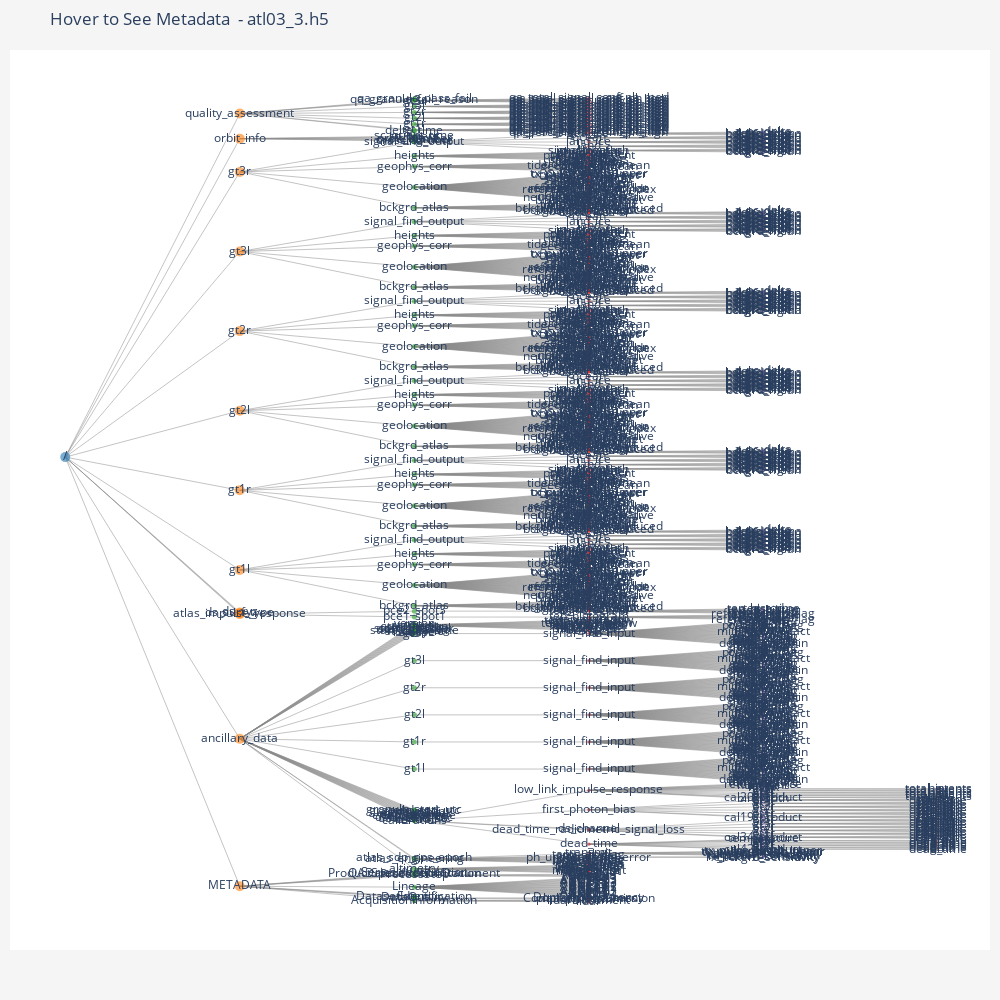

Source (notebook cell):
### Markdown cell above
# Hierarchical Structure Visualization
The HDF5 hierarchichal data format may have groups within groups. Let's see if we can visualize this structure using a commmon tree diagram which shows the nesting/relationships of groups/datasets. Note that organizing the tree layout according to Reingold-Tilford may take several seconds.

### Code cell
class H5XRay:
    def __init__(self, filepath, max_depth=None, show_text=True, figure_size=(1000, 1000)):
        """
        Constructor for the H5XRay class.

        Args:
            filepath (str): Path to the HDF5 file to visualize.
            max_depth (int, optional): Maximum depth to visualize in the tree. If None, visualize entire tree.
            show_text (bool, optional): Whether to display text labels on nodes in the graph.
            figure_size (tuple, optional): Dimensions for the output visualization (width, height).
        """
        self.filepath = filepath
        self.G = None
        self.show_text = show_text
        self.figure_size = figure_size
        self.generate_igraph_tree(max_depth=max_depth)

    def scan_hdf5(self, current_group, depth=0):
        """
        Recursively scan an HDF5 group to derive its structure.

        Args:
            current_group (h5py.Group): Current HDF5 group to scan.
            depth (int): Current depth in the hierarchy.

        Returns:
            list: List of tuples where each tuple represents an item (depth, name, type) in the HDF5 structure.
        """
        items = []

        for key, item in current_group.items():
            attrs = {k: v for k, v in item.attrs.items()}  # Extract attributes

            if isinstance(item, h5py.Dataset):
                size = item.size * item.dtype.itemsize
                dtype = str(item.dtype)
                shape = str(item.shape)
                items.append((depth, key, 'dataset', size, dtype, shape, attrs))
            elif isinstance(item, h5py.Group):
                items.append((depth, key, 'group', 'na', 'na', 'na', attrs))
                items.extend(self.scan_hdf5(item, depth=depth + 1))

        return items

    def hdf5_to_igraph_tree(self, group, parent_name='/', depth=0, max_depth=None):
        """
        Converts an HDF5 group into an igraph tree representation. Used for visualization.

        Args:
            group (h5py.Group): The current HDF5 group.
            parent_name (str): The hierarchical name of the current group.
            depth (int): Current depth in the hierarchy.
            max_depth (int, optional): Maximum depth for visualization.
        """
        if self.G is None:
            self.G = ig.Graph(directed=True)
            self.G.add_vertex(name=parent_name, label=parent_name.split('/')[-1] or '/')

        if max_depth is not None and depth > max_depth:
            return

        for key, item in group.items():
            vertex_name = f"{parent_name}/{key}" if parent_name != '/' else f"{parent_name}{key}"

            attrs = {k: v for k, v in item.attrs.items()}  # Extract attributes
            dtype, shape, size = 'na', 'na', 'na'
            if isinstance(item, h5py.Dataset):
                size = item.size * item.dtype.itemsize
                dtype = str(item.dtype)
                shape = str(item.shape)

            self.G.add_vertex(name=vertex_name, label=key, depth=depth, size=str(size), dtype=dtype, shape=shape, attrs=attrs)
            self.G.add_edge(parent_name, vertex_name)

            if isinstance(item, h5py.Group):
                self.hdf5_to_igraph_tree(item, vertex_name, depth + 1, max_depth)


    def generate_igraph_tree(self, max_depth=None):
        """
        Generates the igraph tree representation of the HDF5 file.

        Args:
            max_depth (int, optional): Maximum depth for visualization.
        """
        if self.G is None:
            with h5py.File(self.filepath, 'r') as f:
                self.G = None
                self.hdf5_to_igraph_tree(f['/'], max_depth=max_depth)

    def create_plotly_figure(self):
        """
        Create the Plotly figure for visualization.

        Returns:
            go.Figure: The Plotly figure object.
        """
        if self.G is None:
            raise ValueError("No graph data available. Please run generate_igraph_tree first.")

        layout = self.G.layout_reingold_tilford(root=[0])

        x = [coord[0] for coord in layout]
        y = [coord[1] for coord in layout]

        unique_depths = set(v['depth'] + 1 if v['depth'] is not None else 0 for v in self.G.vs)
        max_depth = max(unique_depths)
        categorical_colors = ['#1f77b4', '#ff7f0e', '#2ca02c', '#d62728', '#9467bd', '#8c564b', '#e377c2', '#7f7f7f', '#bcbd22', '#17becf']
        color_palette = [categorical_colors[i % len(categorical_colors)] for i in range(max_depth + 1)]

        edge_trace = go.Scatter(
            x=[], y=[], line=dict(width=0.5, color='#888'), hoverinfo='none', mode='lines')

        for edge in self.G.es:
            source, target = edge.tuple
            x0, y0 = layout[source]
            x1, y1 = layout[target]
            edge_trace['y'] += tuple([x0, x1, None])
            edge_trace['x'] += tuple([y0, y1, None])

        node_sizes = [10 / (v['depth'] + 1 if v['depth'] is not None else 1) for v in self.G.vs]

        hover_texts = []
        for v in self.G.vs:
            base_text = v['label']
            additional_info = []

            # Add size if dataset
            if v['size'] != 'na':
                additional_info.append(f"Size: {v['size']} bytes")

            # Add dtype and shape if dataset
            if v['dtype'] != 'na' and v['shape'] != 'na':
                additional_info.append(f"Type: {v['dtype']}")
                additional_info.append(f"Shape: {v['shape']}")

            # Add attributes (metadata) in a structured manner
            if v['attrs']:
                attr_texts = []
                for k, attr_value in v['attrs'].items():
                    # Check if the value is a byte string and decode if necessary
                    formatted_value = attr_value.decode() if isinstance(attr_value, bytes) else str(attr_value)
                    # Wrap long attribute values
                    wrapped_value = self.wrap_text(formatted_value)
                    attr_text = f"{k}: {wrapped_value}"
                    attr_texts.append(attr_text)

                additional_info.append("Attributes:")
                additional_info.extend(attr_texts)

            full_text = base_text + ("<br>" + "<br>".join(additional_info) if additional_info else "")
            hover_texts.append(full_text)

        node_trace = go.Scatter(
            x=y, y=x,
            mode='markers+text' if self.show_text else 'markers',
            text=[v['label'] for v in self.G.vs] if self.show_text else None,
            hovertext=hover_texts,
            hoverinfo='text',
            marker=dict(
                showscale=False,
                color=[color_palette[v['depth'] + 1 if v['depth'] is not None else 0] for v in self.G.vs],
                size=node_sizes,
                opacity=0.6,
                line_width=0,
            ))

        fig = go.Figure(data=[edge_trace, node_trace],
                        layout=go.Layout(title=f'Hover to See Metadata  - {os.path.basename(self.filepath)}',
                                         showlegend=False, hovermode='closest',
                                         width=self.figure_size[0], height=self.figure_size[1],
                                         margin=dict(b=50, l=10, r=10, t=50),
                                         xaxis=dict(showgrid=False, zeroline=False, showticklabels=False),
                                         yaxis=dict(showgrid=False, zeroline=False, showticklabels=False),
                                         plot_bgcolor='white', paper_bgcolor='whitesmoke'))

        return fig



    def visualize_tree(self, export_path=None):
        """
        Visualizes the tree structure of the HDF5 file using Plotly.

        Args:
            export_path (str, optional): The full path to the output image file, including filename and extension.
                                         If provided, the plot will be exported as an image.
        Raises:
            ValueError: If the graph data isn't available.
        """
        fig = self.create_plotly_figure()  # Create the Plotly figure

        if export_path:
            self.export_figure_as_image(export_path)  # Export the figure as an image

        fig.show()

    def export_figure_as_image(self, full_path, format="png", watermark_text='@jonm3d'):
        """
        Export the Plotly figure as a static image with an optional watermark.

        Args:
            full_path (str): The full path to the output image file, including filename and extension.
            format (str, optional): The format of the output image (e.g., "png", "jpeg", "pdf").
            watermark_text (str, optional): Text to use as a watermark (e.g., "Watermark Text").
        """
        if self.G is None:
            raise ValueError("No graph data available. Please run generate_igraph_tree first.")

        # Create directories as needed
        os.makedirs(os.path.dirname(full_path), exist_ok=True)

        fig = self.create_plotly_figure()  # Create the Plotly figure

        # Save the figure as an image
        fig.write_image(full_path, format=format)

        # Add a watermark if watermark_text is provided
        if watermark_text:
            img = Image.open(full_path)
            draw = ImageDraw.Draw(img)

            # Customize the font size
            font_size = 16  # Adjust the font size as needed

            # Calculate text size and image size using textbbox
            text_bbox = draw.textbbox((0, 0), watermark_text)
            text_width = text_bbox[2] - text_bbox[0]
            text_height = text_bbox[3] - text_bbox[1]

            img_width, img_height = img.size

            # Adjust the margin as needed
            margin = 10

            # Calculate the position for the watermark (top right corner)
            position = (img_width - text_width - margin, margin)

            # Set the fill color to solid black
            fill_color = "black"

            # Add the watermark with the modified font size and fill color
            draw.text(position, watermark_text, fill=fill_color)

            # Save the image with the watermark
            img.save(full_path)
            
    def wrap_text(self, text, max_len=50, indent="    "):  # using 4 spaces as indentation by default
        """
        Wrap the given text into lines of no more than max_len characters with indentation for wrapped lines.
        
        Args:
            text (str): The input text.
            max_len (int, optional): Maximum number of characters for each line. Default is 50.
            indent (str, optional): Characters to use for line indentation. Default is 4 spaces.
        
        Returns:
            str: The wrapped text with indentation.
        """
        lines = textwrap.wrap(text, max_len)
        # Only indent from the second line onwards
        indented_lines = [lines[0]] + [indent + line for line in lines[1:]]
        return "<br>".join(indented_lines)

# Example usage:
# Create an instance of the H5XRay class
h5_xray = H5XRay(filepath=input_file, 
                 show_text=True, # annotates each note with the dataset name
                )

# Visualize the tree structure and export as an image
h5_xray.visualize_tree(export_path=input_file_base + '_tree_labels.png')
# h5_xray.visualize_tree()

### Figure 1 — Plotly figure (JSON) as saved in the notebook; plotly's stock layout.template omitted (floating-point values rounded to 4 significant figures; data arrays with more than 128 entries replaced by an {"elided": "..."} marker saying what was removed)
{"data": [{"hoverinfo": "none", "line": {"color": "#888", "width": 0.5}, "mode": "lines", "type": "scatter", "x": {"elided": "3519 int values"}, "y": {"elided": "3519 float values"}}, {"hoverinfo": "text", "hovertext": {"elided": "1174 str values"}, "marker": {"color": {"elided": "1174 str values"}, "line": {"width": 0}, "opacity": 0.6, "showscale": false, "size": {"elided": "1174 float values"}}, "mode": "markers+text", "text": {"elided": "1174 str values"}, "type": "scatter", "x": {"elided": "1174 int values"}, "y": {"elided": "1174 float values"}}], "layout": {"height": 1000, "hovermode": "closest", "margin": {"b": 50, "l": 10, "r": 10, "t": 50}, "paper_bgcolor": "whitesmoke", "plot_bgcolor": "white", "showlegend": false, "title": {"text": "Hover to See Metadata  - atl03_3.h5"}, "width": 1000, "xaxis": {"autorange": true, "range": [-0.3165, 5.298], "showgrid": false, "showticklabels": false, "type": "linear", "zeroline": false}, "yaxis": {"autorange": true, "range": [-582.1, 480.8], "showgrid": false, "showticklabels": false, "type": "linear", "zeroline": false}}}
